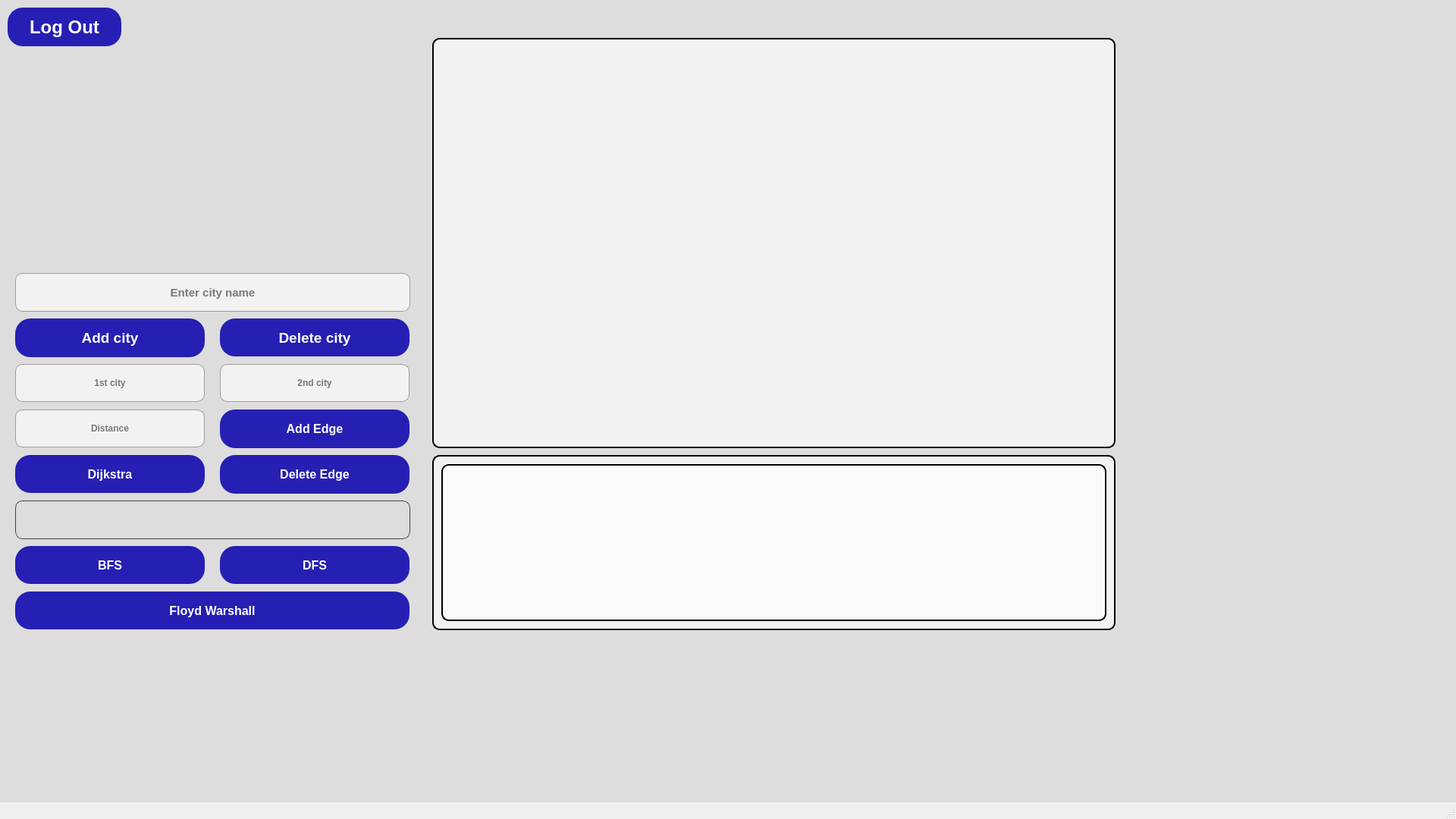
<?xml version="1.0" encoding="UTF-8"?>
<ui version="4.0">
 <class>HomePageClass</class>
 <widget class="QMainWindow" name="HomePageClass">
  <property name="geometry">
   <rect>
    <x>0</x>
    <y>0</y>
    <width>1920</width>
    <height>1080</height>
   </rect>
  </property>
  <property name="sizePolicy">
   <sizepolicy hsizetype="Preferred" vsizetype="Preferred">
    <horstretch>0</horstretch>
    <verstretch>0</verstretch>
   </sizepolicy>
  </property>
  <property name="minimumSize">
   <size>
    <width>1920</width>
    <height>1080</height>
   </size>
  </property>
  <property name="maximumSize">
   <size>
    <width>1920</width>
    <height>1080</height>
   </size>
  </property>
  <property name="windowTitle">
   <string>HomePage</string>
  </property>
  <widget class="QWidget" name="centralWidget">
   <property name="styleSheet">
    <string notr="true">background-color: #dddddd;</string>
   </property>
   <widget class="QLabel" name="background">
    <property name="geometry">
     <rect>
      <x>-10</x>
      <y>-50</y>
      <width>1921</width>
      <height>1121</height>
     </rect>
    </property>
    <property name="styleSheet">
     <string notr="true">QPushButton {
    background-color: #261FB3  ;   
    color: white;                /* White text */
    border-radius: 20px;          /* Rounded corners */
    padding: 5px 10px;           /* Padding */
}
QPushButton:hover {
    background-color: #161179;   /* Darker blue on hover */
}
QPushButton:pressed {
    background-color: #0C0950;   /* Even darker when clicked */
}</string>
    </property>
    <property name="text">
     <string/>
    </property>
    <property name="pixmap">
     <pixmap>backgeound.jpg</pixmap>
    </property>
    <property name="scaledContents">
     <bool>true</bool>
    </property>
    <property name="alignment">
     <set>Qt::AlignmentFlag::AlignCenter</set>
    </property>
   </widget>
   <widget class="QLineEdit" name="nodename">
    <property name="geometry">
     <rect>
      <x>20</x>
      <y>360</y>
      <width>521</width>
      <height>51</height>
     </rect>
    </property>
    <property name="minimumSize">
     <size>
      <width>0</width>
      <height>40</height>
     </size>
    </property>
    <property name="font">
     <font>
      <family>Arial</family>
      <pointsize>11</pointsize>
      <bold>true</bold>
      <kerning>true</kerning>
     </font>
    </property>
    <property name="styleSheet">
     <string notr="true">background-color: rgba(255, 255, 255, 160);  /* semi-transparent white */
color:black;
    border: 1px solid rgba(0, 0, 0, 80);
    border-radius: 10px;
    /* space for the title */</string>
    </property>
    <property name="alignment">
     <set>Qt::AlignmentFlag::AlignCenter</set>
    </property>
    <property name="placeholderText">
     <string>Enter city name</string>
    </property>
   </widget>
   <widget class="QGraphicsView" name="graph">
    <property name="geometry">
     <rect>
      <x>570</x>
      <y>50</y>
      <width>901</width>
      <height>541</height>
     </rect>
    </property>
    <property name="styleSheet">
     <string notr="true">
   background-color: rgba(255, 255, 255, 160);    /* Light gray background */
    border: 1px solid #cccccc;      /* Soft border */
    border-radius: 10px;  border: 2px solid black;           /* Rounded corners */
    padding: 10px;                  /* Inner spacing */

</string>
    </property>
   </widget>
   <widget class="QLabel" name="label_3">
    <property name="geometry">
     <rect>
      <x>10</x>
      <y>60</y>
      <width>541</width>
      <height>301</height>
     </rect>
    </property>
    <property name="font">
     <font>
      <pointsize>5</pointsize>
     </font>
    </property>
    <property name="styleSheet">
     <string notr="true">QFrame {
    background-color:transparent ;      /* Light gray background */
        /* Rounded corners */
    padding: 10px;     
 border-radius: 30px; 
             /* Inner spacing */
}</string>
    </property>
    <property name="text">
     <string/>
    </property>
    <property name="pixmap">
     <pixmap>Screenshot_2025-05-09_221300.png</pixmap>
    </property>
    <property name="scaledContents">
     <bool>true</bool>
    </property>
    <property name="alignment">
     <set>Qt::AlignmentFlag::AlignCenter</set>
    </property>
    <property name="wordWrap">
     <bool>true</bool>
    </property>
    <property name="indent">
     <number>0</number>
    </property>
   </widget>
   <widget class="QLineEdit" name="distance">
    <property name="geometry">
     <rect>
      <x>20</x>
      <y>540</y>
      <width>250</width>
      <height>50</height>
     </rect>
    </property>
    <property name="minimumSize">
     <size>
      <width>0</width>
      <height>30</height>
     </size>
    </property>
    <property name="font">
     <font>
      <bold>true</bold>
     </font>
    </property>
    <property name="styleSheet">
     <string notr="true">background-color: rgba(255, 255, 255, 160);  /* semi-transparent white */
color:black;
    border: 1px solid rgba(0, 0, 0, 80);
    border-radius: 10px;
    /* space for the title */</string>
    </property>
    <property name="alignment">
     <set>Qt::AlignmentFlag::AlignCenter</set>
    </property>
    <property name="placeholderText">
     <string>Distance</string>
    </property>
   </widget>
   <widget class="QLineEdit" name="firstcity">
    <property name="geometry">
     <rect>
      <x>20</x>
      <y>480</y>
      <width>250</width>
      <height>50</height>
     </rect>
    </property>
    <property name="minimumSize">
     <size>
      <width>0</width>
      <height>30</height>
     </size>
    </property>
    <property name="font">
     <font>
      <bold>true</bold>
     </font>
    </property>
    <property name="styleSheet">
     <string notr="true">background-color: rgba(255, 255, 255, 160);  /* semi-transparent white */
color:black;
    border: 1px solid rgba(0, 0, 0, 80);
    border-radius: 10px;
    /* space for the title */</string>
    </property>
    <property name="alignment">
     <set>Qt::AlignmentFlag::AlignCenter</set>
    </property>
    <property name="placeholderText">
     <string>1st city</string>
    </property>
   </widget>
   <widget class="QLineEdit" name="secondcity">
    <property name="geometry">
     <rect>
      <x>290</x>
      <y>480</y>
      <width>250</width>
      <height>50</height>
     </rect>
    </property>
    <property name="minimumSize">
     <size>
      <width>0</width>
      <height>50</height>
     </size>
    </property>
    <property name="font">
     <font>
      <bold>true</bold>
     </font>
    </property>
    <property name="styleSheet">
     <string notr="true">background-color: rgba(255, 255, 255, 160);  /* semi-transparent white */
color:black;
    border: 1px solid rgba(0, 0, 0, 80);
    border-radius: 10px;
    /* space for the title */</string>
    </property>
    <property name="alignment">
     <set>Qt::AlignmentFlag::AlignCenter</set>
    </property>
    <property name="placeholderText">
     <string>2nd city</string>
    </property>
   </widget>
   <widget class="QPushButton" name="dfs">
    <property name="geometry">
     <rect>
      <x>290</x>
      <y>720</y>
      <width>250</width>
      <height>50</height>
     </rect>
    </property>
    <property name="minimumSize">
     <size>
      <width>0</width>
      <height>40</height>
     </size>
    </property>
    <property name="font">
     <font>
      <pointsize>12</pointsize>
      <bold>true</bold>
     </font>
    </property>
    <property name="styleSheet">
     <string notr="true">QPushButton {
    background-color: #261FB3  ;   
    color: white;                /* White text */
    border-radius: 20px;          /* Rounded corners */
    padding: 5px 10px;           /* Padding */
}
QPushButton:hover {
    background-color: #161179;   /* Darker blue on hover */
}
QPushButton:pressed {
    background-color: #0C0950;   /* Even darker when clicked */
}</string>
    </property>
    <property name="text">
     <string>DFS</string>
    </property>
   </widget>
   <widget class="QPushButton" name="dijkstra">
    <property name="geometry">
     <rect>
      <x>20</x>
      <y>600</y>
      <width>250</width>
      <height>50</height>
     </rect>
    </property>
    <property name="minimumSize">
     <size>
      <width>0</width>
      <height>40</height>
     </size>
    </property>
    <property name="font">
     <font>
      <pointsize>12</pointsize>
      <bold>true</bold>
     </font>
    </property>
    <property name="styleSheet">
     <string notr="true">QPushButton {
    background-color: #261FB3  ;   
    color: white;                /* White text */
    border-radius: 20px;          /* Rounded corners */
    padding: 5px 10px;           /* Padding */
}
QPushButton:hover {
    background-color: #161179;   /* Darker blue on hover */
}
QPushButton:pressed {
    background-color: #0C0950;   /* Even darker when clicked */
}</string>
    </property>
    <property name="text">
     <string>Dijkstra</string>
    </property>
   </widget>
   <widget class="QPushButton" name="pushButton">
    <property name="geometry">
     <rect>
      <x>290</x>
      <y>540</y>
      <width>250</width>
      <height>51</height>
     </rect>
    </property>
    <property name="minimumSize">
     <size>
      <width>0</width>
      <height>40</height>
     </size>
    </property>
    <property name="font">
     <font>
      <pointsize>12</pointsize>
      <bold>true</bold>
     </font>
    </property>
    <property name="styleSheet">
     <string notr="true">QPushButton {
    background-color: #261FB3  ;   
    color: white;                /* White text */
    border-radius: 20px;          /* Rounded corners */
    padding: 5px 10px;           /* Padding */
}
QPushButton:hover {
    background-color: #161179;   /* Darker blue on hover */
}
QPushButton:pressed {
    background-color: #0C0950;   /* Even darker when clicked */
}</string>
    </property>
    <property name="text">
     <string>Add Edge</string>
    </property>
   </widget>
   <widget class="QPushButton" name="deleteEdge">
    <property name="geometry">
     <rect>
      <x>290</x>
      <y>600</y>
      <width>250</width>
      <height>51</height>
     </rect>
    </property>
    <property name="minimumSize">
     <size>
      <width>0</width>
      <height>40</height>
     </size>
    </property>
    <property name="font">
     <font>
      <pointsize>12</pointsize>
      <bold>true</bold>
     </font>
    </property>
    <property name="styleSheet">
     <string notr="true">QPushButton {
    background-color: #261FB3  ;   
    color: white;                /* White text */
    border-radius: 20px;          /* Rounded corners */
    padding: 5px 10px;           /* Padding */
}
QPushButton:hover {
    background-color: #161179;   /* Darker blue on hover */
}
QPushButton:pressed {
    background-color: #0C0950;   /* Even darker when clicked */
}</string>
    </property>
    <property name="text">
     <string>Delete Edge</string>
    </property>
   </widget>
   <widget class="QPushButton" name="addnode">
    <property name="geometry">
     <rect>
      <x>20</x>
      <y>420</y>
      <width>250</width>
      <height>51</height>
     </rect>
    </property>
    <property name="minimumSize">
     <size>
      <width>0</width>
      <height>40</height>
     </size>
    </property>
    <property name="font">
     <font>
      <pointsize>14</pointsize>
      <bold>true</bold>
     </font>
    </property>
    <property name="styleSheet">
     <string notr="true">QPushButton {
    background-color: #261FB3  ;   
    color: white;                /* White text */
    border-radius: 20px;          /* Rounded corners */
    padding: 5px 10px;           /* Padding */
}
QPushButton:hover {
    background-color: #161179;   /* Darker blue on hover */
}
QPushButton:pressed {
    background-color: #0C0950;   /* Even darker when clicked */
}</string>
    </property>
    <property name="text">
     <string notr="true">Add city</string>
    </property>
    <property name="iconSize">
     <size>
      <width>16</width>
      <height>16</height>
     </size>
    </property>
   </widget>
   <widget class="QPushButton" name="deleteNode">
    <property name="geometry">
     <rect>
      <x>290</x>
      <y>420</y>
      <width>250</width>
      <height>50</height>
     </rect>
    </property>
    <property name="minimumSize">
     <size>
      <width>10</width>
      <height>40</height>
     </size>
    </property>
    <property name="maximumSize">
     <size>
      <width>16777214</width>
      <height>16777215</height>
     </size>
    </property>
    <property name="font">
     <font>
      <pointsize>14</pointsize>
      <bold>true</bold>
     </font>
    </property>
    <property name="styleSheet">
     <string notr="true">QPushButton {
    background-color: #261FB3  ;   
    color: white;                /* White text */
    border-radius: 20px;          /* Rounded corners */
    padding: 5px 10px;           /* Padding */
}
QPushButton:hover {
    background-color: #161179;   /* Darker blue on hover */
}
QPushButton:pressed {
    background-color: #0C0950;   /* Even darker when clicked */
}</string>
    </property>
    <property name="text">
     <string>Delete city</string>
    </property>
   </widget>
   <widget class="QPushButton" name="floyd_warshall">
    <property name="geometry">
     <rect>
      <x>20</x>
      <y>780</y>
      <width>520</width>
      <height>50</height>
     </rect>
    </property>
    <property name="minimumSize">
     <size>
      <width>0</width>
      <height>40</height>
     </size>
    </property>
    <property name="font">
     <font>
      <family>Arial</family>
      <pointsize>12</pointsize>
      <bold>true</bold>
     </font>
    </property>
    <property name="styleSheet">
     <string notr="true">QPushButton {
    background-color: #261FB3  ;   
    color: white;                /* White text */
    border-radius: 20px;          /* Rounded corners */
    padding: 5px 10px;           /* Padding */
}
QPushButton:hover {
    background-color: #161179;   /* Darker blue on hover */
}
QPushButton:pressed {
    background-color: #0C0950;   /* Even darker when clicked */
}</string>
    </property>
    <property name="text">
     <string>Floyd Warshall</string>
    </property>
   </widget>
   <widget class="QScrollArea" name="scrollArea">
    <property name="geometry">
     <rect>
      <x>570</x>
      <y>600</y>
      <width>901</width>
      <height>231</height>
     </rect>
    </property>
    <property name="font">
     <font>
      <family>Arial</family>
      <pointsize>10</pointsize>
      <bold>true</bold>
     </font>
    </property>
    <property name="styleSheet">
     <string notr="true">
   background-color: rgba(255, 255, 255, 160);    /* Light gray background */
    border: 1px solid #cccccc;      /* Soft border */
    border-radius: 10px;  border: 2px solid black;           /* Rounded corners */
    padding: 10px;                  /* Inner spacing */

</string>
    </property>
    <property name="widgetResizable">
     <bool>true</bool>
    </property>
    <widget class="QWidget" name="scrollAreaWidgetContents">
     <property name="geometry">
      <rect>
       <x>0</x>
       <y>0</y>
       <width>877</width>
       <height>207</height>
      </rect>
     </property>
     <property name="font">
      <font>
       <pointsize>10</pointsize>
      </font>
     </property>
    </widget>
   </widget>
   <widget class="QPushButton" name="logOut">
    <property name="geometry">
     <rect>
      <x>10</x>
      <y>10</y>
      <width>150</width>
      <height>51</height>
     </rect>
    </property>
    <property name="minimumSize">
     <size>
      <width>0</width>
      <height>40</height>
     </size>
    </property>
    <property name="font">
     <font>
      <pointsize>18</pointsize>
      <bold>true</bold>
     </font>
    </property>
    <property name="styleSheet">
     <string notr="true">QPushButton {
    background-color: #261FB3  ;   
    color: white;                /* White text */
    border-radius: 20px;          /* Rounded corners */
    padding: 5px 10px;           /* Padding */
}
QPushButton:hover {
    background-color: #161179;   /* Darker blue on hover */
}
QPushButton:pressed {
    background-color: #0C0950;   /* Even darker when clicked */
}</string>
    </property>
    <property name="text">
     <string notr="true">Log Out</string>
    </property>
    <property name="iconSize">
     <size>
      <width>16</width>
      <height>16</height>
     </size>
    </property>
   </widget>
   <widget class="QLabel" name="shortestPath">
    <property name="geometry">
     <rect>
      <x>20</x>
      <y>660</y>
      <width>521</width>
      <height>51</height>
     </rect>
    </property>
    <property name="styleSheet">
     <string notr="true">QLabel {
    background-color: #dddddd;
    color: black;                   /* Same text color */
    border: 1px solid #444;        /* Same border */
    border-radius: 10px;           /* Same rounding */
    padding: 6px 10px;             /* Same padding */
    font-size: 14px;               /* Same font size */
}</string>
    </property>
    <property name="text">
     <string/>
    </property>
   </widget>
   <widget class="QPushButton" name="bfs">
    <property name="geometry">
     <rect>
      <x>20</x>
      <y>720</y>
      <width>250</width>
      <height>50</height>
     </rect>
    </property>
    <property name="minimumSize">
     <size>
      <width>0</width>
      <height>40</height>
     </size>
    </property>
    <property name="font">
     <font>
      <pointsize>12</pointsize>
      <bold>true</bold>
     </font>
    </property>
    <property name="styleSheet">
     <string notr="true">QPushButton {
    background-color: #261FB3  ;   
    color: white;                /* White text */
    border-radius: 20px;          /* Rounded corners */
    padding: 5px 10px;           /* Padding */
}
QPushButton:hover {
    background-color: #161179;   /* Darker blue on hover */
}
QPushButton:pressed {
    background-color: #0C0950;   /* Even darker when clicked */
}</string>
    </property>
    <property name="text">
     <string>BFS</string>
    </property>
   </widget>
   <zorder>background</zorder>
   <zorder>dfs</zorder>
   <zorder>dijkstra</zorder>
   <zorder>pushButton</zorder>
   <zorder>deleteEdge</zorder>
   <zorder>nodename</zorder>
   <zorder>graph</zorder>
   <zorder>label_3</zorder>
   <zorder>distance</zorder>
   <zorder>firstcity</zorder>
   <zorder>secondcity</zorder>
   <zorder>deleteNode</zorder>
   <zorder>addnode</zorder>
   <zorder>floyd_warshall</zorder>
   <zorder>scrollArea</zorder>
   <zorder>logOut</zorder>
   <zorder>shortestPath</zorder>
   <zorder>bfs</zorder>
  </widget>
  <widget class="QStatusBar" name="statusBar"/>
 </widget>
 <layoutdefault spacing="6" margin="11"/>
 <resources/>
 <connections/>
</ui>
